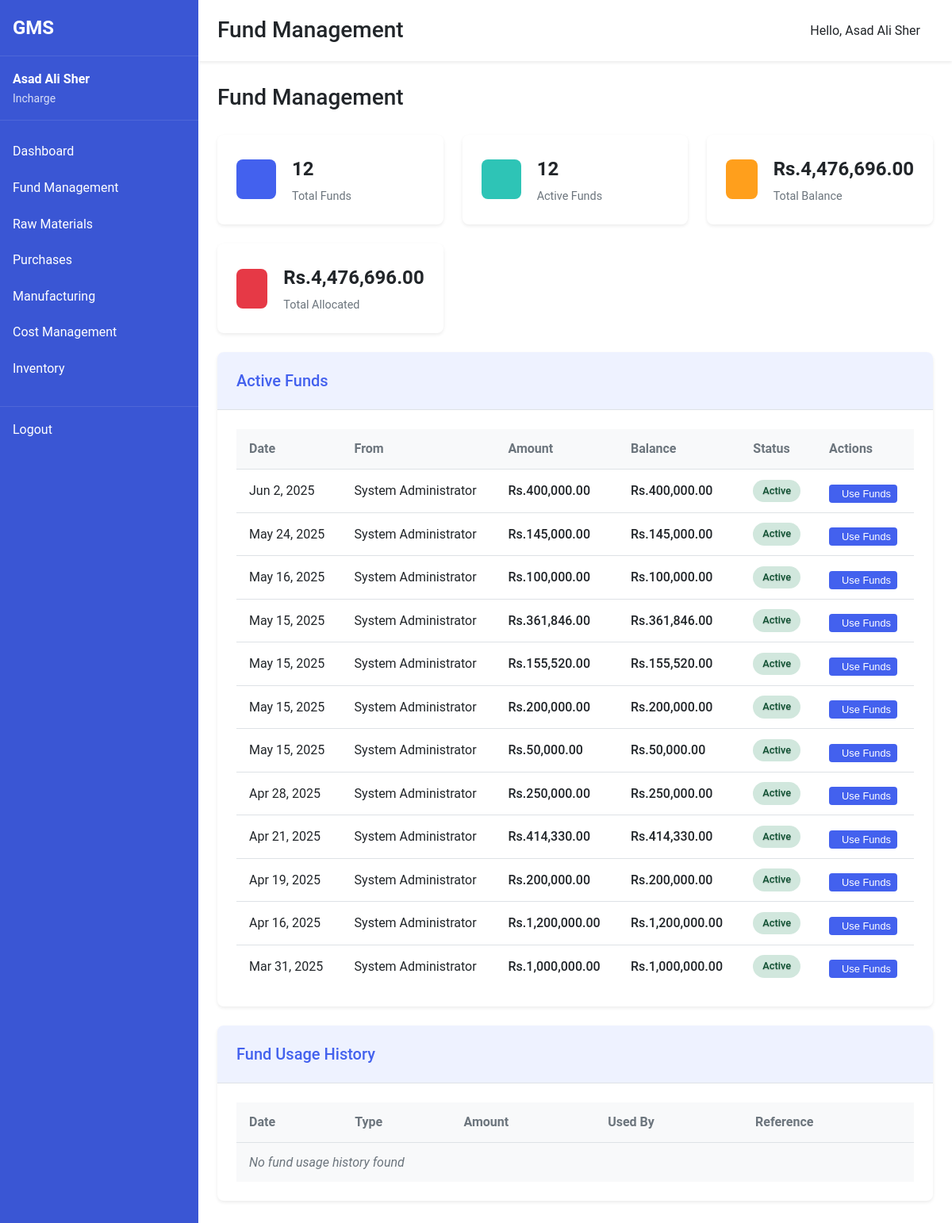
Screenshot of /incharge/funds.php (signed in) with the database file from the repository.
### tables this page shows
CREATE TABLE `funds` (
  `id` int(11) NOT NULL,
  `amount` decimal(10,2) NOT NULL,
  `from_user_id` int(11) NOT NULL,
  `to_user_id` int(11) NOT NULL,
  `description` text DEFAULT NULL,
  `transfer_date` timestamp NULL DEFAULT current_timestamp(),
  `status` enum('active','depleted','returned') DEFAULT 'active',
  `balance` decimal(10,2) NOT NULL DEFAULT 0.00,
  `type` enum('investment','return') DEFAULT 'investment',
  `reference_id` int(11) DEFAULT NULL COMMENT 'Reference to related transaction (sale_id, purchase_id, etc.)'
);

CREATE TABLE `users` (
  `id` int(11) NOT NULL,
  `username` varchar(50) NOT NULL,
  `password` varchar(255) NOT NULL,
  `full_name` varchar(100) NOT NULL,
  `email` varchar(100) NOT NULL,
  `role` enum('owner','incharge','shopkeeper') NOT NULL,
  `phone` varchar(20) DEFAULT NULL,
  `is_active` tinyint(1) DEFAULT 1,
  `created_at` timestamp NULL DEFAULT current_timestamp(),
  `updated_at` timestamp NULL DEFAULT current_timestamp() ON UPDATE current_timestamp()
);

### incharge/funds.php (the view, shortened to what this page needs)
<?php
include_once '../includes/header.php';
$database = new Database();
$db = $database->getConnection();
try {
    $summary_query = "SELECT
                        COUNT(*) as total_funds,
                        SUM(CASE WHEN status = 'active' THEN 1 ELSE 0 END) as active_funds,
                        SUM(CASE WHEN status = 'depleted' THEN 1 ELSE 0 END) as depleted_funds,
                        SUM(balance) as total_balance,
                        SUM(amount) as total_allocated,
                        (SELECT COALESCE(SUM(amount), 0) FROM fund_usage WHERE used_by = ?) as total_used
                    FROM funds
                    WHERE to_user_id = ?";
    $summary_stmt = $db->prepare($summary_query);
    $summary_stmt->execute([$_SESSION['user_id'], $_SESSION['user_id']]);
    $fund_summary = $summary_stmt->fetch(PDO::FETCH_ASSOC);
} catch (PDOException $e) {
    error_log("Error in fund summary query: " . $e->getMessage());
    $fund_summary = [
        'total_funds' => 0,
        'active_funds' => 0,
        'depleted_funds' => 0,
        'total_balance' => 0,
        'total_allocated' => 0,
        'total_used' => 0
    ];
}
try {
    $funds_query = "SELECT
                        f.*,
                        u.full_name as from_user_name
                    FROM funds f
                    JOIN users u ON f.from_user_id = u.id
                    WHERE f.to_user_id = ?
                    ORDER BY f.transfer_date DESC";
    $funds_stmt = $db->prepare($funds_query);
    $funds_stmt->execute([$_SESSION['user_id']]);
} catch (PDOException $e) {
    error_log("Error in funds query: " . $e->getMessage());
    $funds_stmt = null;
}
try {
    $usage_query = "SELECT
                        fu.*,
                        f.amount as fund_amount,
                        f.balance as fund_balance,
                        u.full_name as used_by_name
                    FROM fund_usage fu
                    JOIN funds f ON fu.fund_id = f.id
                    JOIN users u ON fu.used_by = u.id
                    WHERE f.to_user_id = ?
                    ORDER BY fu.used_at DESC";
    $usage_stmt = $db->prepare($usage_query);
    $usage_stmt->execute([$_SESSION['user_id']]);
} catch (PDOException $e) {
    error_log("Error in fund usage query: " . $e->getMessage());
    $usage_stmt = null;
}
?>
<div class="page-header">
    <h1 class="page-title">Fund Management</h1>
</div>
<div class="fund-summary">
    <div class="summary-card">
        <div class="summary-icon">
        </div>
        <div class="summary-content">
            <div class="summary-value"><?php echo $fund_summary['total_funds']; ?></div>
            <div class="summary-label">Total Funds</div>
        </div>
    </div>
    <div class="summary-card">
        <div class="summary-icon">
        </div>
        <div class="summary-content">
            <div class="summary-value"><?php echo $fund_summary['active_funds']; ?></div>
            <div class="summary-label">Active Funds</div>
        </div>
    </div>
    <div class="summary-card">
        <div class="summary-icon">
        </div>
        <div class="summary-content">
            <div class="summary-value">Rs.<?php echo number_format($fund_summary['total_balance'], 2); ?></div>
            <div class="summary-label">Total Balance</div>
        </div>
    </div>
    <div class="summary-card">
        <div class="summary-icon">
        </div>
        <div class="summary-content">
            <div class="summary-value">Rs.<?php echo number_format($fund_summary['total_allocated'], 2); ?></div>
            <div class="summary-label">Total Allocated</div>
        </div>
    </div>
</div>
<div class="dashboard-card">
    <div class="card-header">
        <h2>Active Funds</h2>
    </div>
    <div class="card-content">
        <div class="table-responsive">
            <table class="data-table" aria-label="Active Funds">
                <thead>
                    <tr>
                        <th scope="col">Date</th>
                        <th scope="col">From</th>
                        <th scope="col">Amount</th>
                        <th scope="col">Balance</th>
                        <th scope="col">Status</th>
                        <th scope="col">Actions</th>
                    </tr>
                </thead>
                <tbody>
                    <?php if($funds_stmt && $funds_stmt->rowCount() > 0): ?>
                        <?php while($fund = $funds_stmt->fetch(PDO::FETCH_ASSOC)): ?>
                        <tr>
                            <td data-label="Date"><?php echo date('M j, Y', strtotime($fund['transfer_date'])); ?></td>
                            <td data-label="From"><?php echo htmlspecialchars($fund['from_user_name']); ?></td>
                            <td data-label="Amount" class="amount-cell">Rs.<?php echo number_format($fund['amount'], 2); ?></td>
                            <td data-label="Balance" class="amount-cell">Rs.<?php echo number_format($fund['balance'], 2); ?></td>
                            <td data-label="Status">
                                <span class="status-badge status-<?php echo $fund['status']; ?>">
                                    <?php echo ucfirst($fund['status']); ?>
                                </span>
                            </td>
                            <td data-label="Actions">
                                <button class="button primary small use-fund-btn"
                                        data-fund-id="<?php echo $fund['id']; ?>"
                                        data-balance="<?php echo $fund['balance']; ?>"
                                        <?php echo $fund['status'] !== 'active' ? 'disabled' : ''; ?>>
                                    <i class="fas fa-hand-holding-usd" aria-hidden="true"></i> Use Funds
                                </button>
                            </td>
                        </tr>
                        <?php endwhile; ?>
                    <?php else: ?>
                        <tr>
                            <td colspan="6" class="no-data">No funds available</td>
                        </tr>
                    <?php endif; ?>
                </tbody>
            </table>
        </div>
    </div>
</div>
<div class="dashboard-card">
    <div class="card-header">
        <h2>Fund Usage History</h2>
    </div>
    <div class="card-content">
        <div class="table-responsive">
            <table class="data-table" aria-label="Fund Usage History">
                <thead>
                    <tr>
                        <th scope="col">Date</th>
                        <th scope="col">Type</th>
                        <th scope="col">Amount</th>
                        <th scope="col">Used By</th>
                        <th scope="col">Reference</th>
                    </tr>
                </thead>
                <tbody>
                    <?php if($usage_stmt && $usage_stmt->rowCount() > 0): ?>
                        <?php while($usage = $usage_stmt->fetch(PDO::FETCH_ASSOC)): ?>
                        <tr>
                            <td data-label="Date"><?php echo date('M j, Y', strtotime($usage['used_at'])); ?></td>
                            <td data-label="Type"><span class="usage-type usage-<?php echo $usage['type']; ?>"><?php echo ucfirst($usage['type']); ?></span></td>
                            <td data-label="Amount" class="amount-cell">Rs.<?php echo number_format($usage['amount'], 2); ?></td>
                            <td data-label="Used By"><?php echo htmlspecialchars($usage['used_by_name']); ?></td>
                            <td data-label="Reference"><?php echo $usage['reference_id']; ?></td>
                        </tr>
                        <?php endwhile; ?>
                    <?php else: ?>
                        <tr>
                            <td colspan="5" class="no-data">No fund usage history found</td>
                        </tr>
                    <?php endif; ?>
                </tbody>
            </table>
        </div>
    </div>
</div>
<?php include_once '../includes/footer.php'; ?>

### assets/css/style.css (style rules this page uses)
:root { --primary: #1a73e8; --primary-dark: #0d47a1; --secondary: #5f6368; --accent: #fbbc04; --success: #34a853; --warning: #fbbc04; --error: #ea4335; --background: #ffffff; --surface: #f8f9fa; --border: #dadce0; --text-primary: #202124; --text-secondary: #5f6368; --font-family: 'Roboto', 'Segoe UI', Arial, sans-serif; --font-size-sm: 0.875rem; --font-size-md: 1rem; --font-size-lg: 1.25rem; --font-size-xl: 1.5rem; --spacing-xs: 0.25rem; --spacing-sm: 0.5rem; --spacing-md: 1rem; --spacing-lg: 1.5rem; --spacing-xl: 2rem; --border-radius-sm: 0.25rem; --border-radius-md: 0.5rem; --border-radius-lg: 1rem; --shadow-sm: 0 1px 3px rgba(0,0,0,0.12), 0 1px 2px rgba(0,0,0,0.24); --shadow-md: 0 3px 6px rgba(0,0,0,0.16), 0 3px 6px rgba(0,0,0,0.23); --shadow-lg: 0 10px 20px rgba(0,0,0,0.19), 0 6px 6px rgba(0,0,0,0.23); }
* { margin: 0; padding: 0; box-sizing: border-box; }
body { font-family: var(--font-family); font-size: var(--font-size-md); color: var(--text-primary); background-color: var(--surface); line-height: 1.6; }
button, .button { display: inline-block; background-color: var(--primary); color: white; border: none; padding: var(--spacing-sm) var(--spacing-lg); border-radius: var(--border-radius-sm); cursor: pointer; font-size: var(--font-size-md); font-weight: 500; transition: background-color 0.3s ease; }

### assets/css/dashboard.css (style rules this page uses)
.page-title { font-size: var(--font-size-xl); font-weight: 500; flex-grow: 1; }
.dashboard-card { background-color: white; border-radius: var(--border-radius-md); box-shadow: var(--shadow-sm); overflow: hidden; }
.card-header { display: flex; justify-content: space-between; align-items: center; padding: var(--spacing-md); border-bottom: 1px solid var(--border); }
.card-header h2 { font-size: var(--font-size-lg); font-weight: 500; margin: 0; }
.card-content { padding: var(--spacing-md); }
.data-table { width: 100%; border-collapse: collapse; }
.data-table th, .data-table td { padding: var(--spacing-sm); text-align: left; border-bottom: 1px solid var(--border); }
.data-table th { font-weight: 500; color: var(--text-secondary); background-color: var(--surface); }
.data-table tr:last-child td { border-bottom: none; }
.status-badge { display: inline-block; padding: 2px 8px; border-radius: 12px; font-size: var(--font-size-sm); font-weight: 500; }
.status-badge { display: inline-block; padding: 0.25rem 0.5rem; border-radius: 1rem; font-size: var(--font-size-sm, 0.875rem); font-weight: 500; color: white; text-shadow: 0 1px 1px rgba(0, 0, 0, 0.2); }

### rows the page displays
funds: transfer_date "Jun 2, 2025", from_user.full_name "System Administrator", amount "400,000.00", balance "400,000.00", status "Active"
funds: transfer_date "May 24, 2025", from_user.full_name "System Administrator", amount "145,000.00", balance "145,000.00", status "Active"
funds: transfer_date "May 16, 2025", from_user.full_name "System Administrator", amount "100,000.00", balance "100,000.00", status "Active"
funds: transfer_date "May 15, 2025", from_user.full_name "System Administrator", amount "361,846.00", balance "361,846.00", status "Active"
funds: transfer_date "May 15, 2025", from_user.full_name "System Administrator", amount "155,520.00", balance "155,520.00", status "Active"
funds: transfer_date "May 15, 2025", from_user.full_name "System Administrator", amount "200,000.00", balance "200,000.00", status "Active"
funds: transfer_date "May 15, 2025", from_user.full_name "System Administrator", amount "50,000.00", balance "50,000.00", status "Active"
funds: transfer_date "Apr 28, 2025", from_user.full_name "System Administrator", amount "250,000.00", balance "250,000.00", status "Active"
funds: transfer_date "Apr 21, 2025", from_user.full_name "System Administrator", amount "414,330.00", balance "414,330.00", status "Active"
funds: transfer_date "Apr 19, 2025", from_user.full_name "System Administrator", amount "200,000.00", balance "200,000.00", status "Active"
funds: transfer_date "Apr 16, 2025", from_user.full_name "System Administrator", amount "1,200,000.00", balance "1,200,000.00", status "Active"
funds: transfer_date "Mar 31, 2025", from_user.full_name "System Administrator", amount "1,000,000.00", balance "1,000,000.00", status "Active"

### other values shown
$_SESSION['full_name'] "Asad Ali Sher"
$_SESSION['role'] "Incharge"
$page_title "Fund Management"
$fund_summary['total_funds'] "12"
$fund_summary['active_funds'] "12"
$fund_summary['total_balance'] "4,476,696.00"
$fund_summary['total_allocated'] "4,476,696.00"
